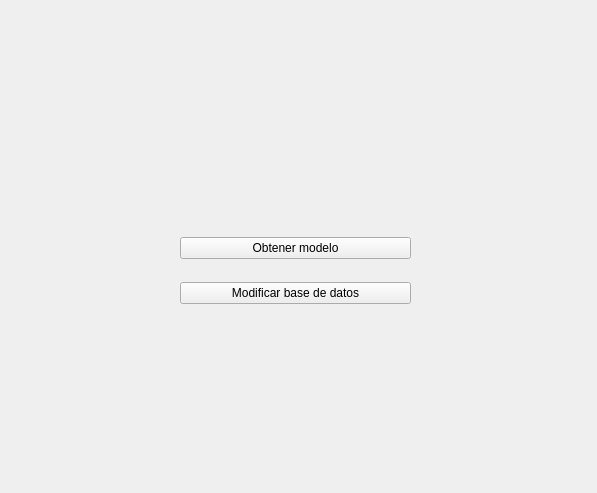
<?xml version="1.0" encoding="UTF-8"?>
<ui version="4.0">
 <class>Form</class>
 <widget class="QWidget" name="Form">
  <property name="geometry">
   <rect>
    <x>0</x>
    <y>0</y>
    <width>597</width>
    <height>493</height>
   </rect>
  </property>
  <property name="windowTitle">
   <string>Form</string>
  </property>
  <widget class="QWidget" name="verticalLayoutWidget">
   <property name="geometry">
    <rect>
     <x>180</x>
     <y>220</y>
     <width>231</width>
     <height>101</height>
    </rect>
   </property>
   <layout class="QVBoxLayout" name="verticalLayout_2">
    <item>
     <widget class="QPushButton" name="get_model_button">
      <property name="text">
       <string>Obtener modelo</string>
      </property>
     </widget>
    </item>
    <item>
     <widget class="QPushButton" name="bd_button">
      <property name="text">
       <string>Modificar base de datos</string>
      </property>
     </widget>
    </item>
   </layout>
  </widget>
 </widget>
 <resources/>
 <connections/>
</ui>
